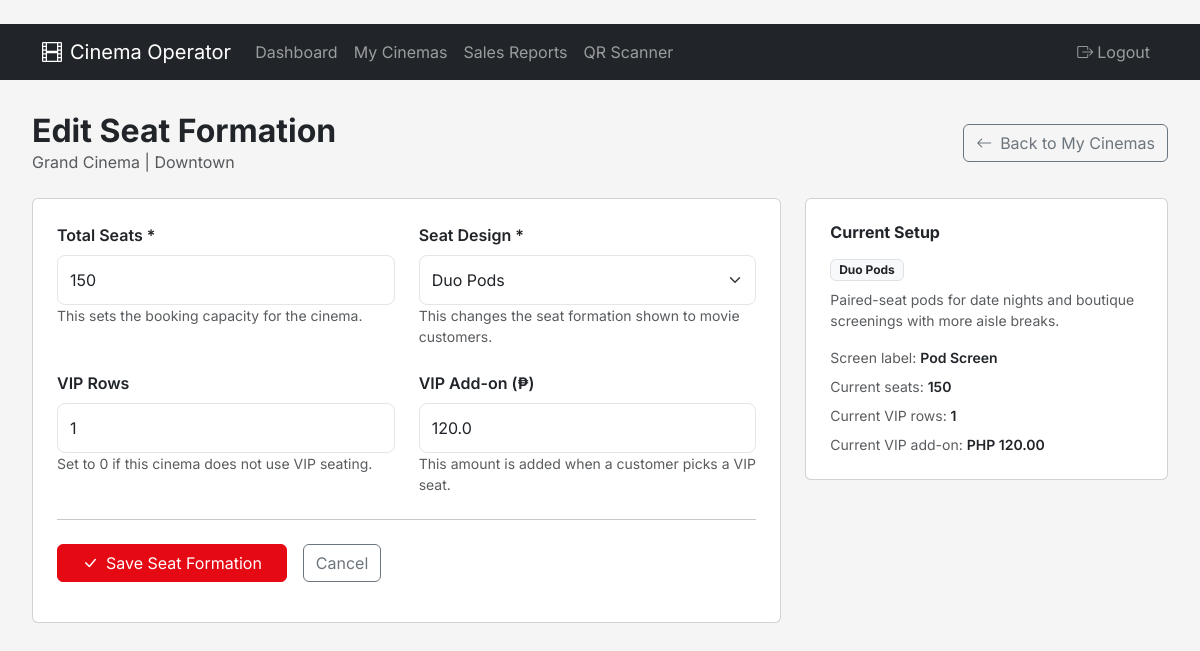
The page /cinema-operator/cinemas/1/edit (signed in) on the database its author committed.
### flask_app/app.py (models this page shows)
class Cinema(db.Model):
    id = db.Column(db.Integer, primary_key=True)
    name = db.Column(db.String(100), nullable=False)
    location = db.Column(db.String(200))
    total_seats = db.Column(db.Integer, default=100)
    operator_id = db.Column(db.Integer, db.ForeignKey('user.id'), nullable=True)
    image = db.Column(db.String(255))  # for picture
    seat_layout_style = db.Column(db.String(40), default=DEFAULT_CINEMA_LAYOUT_STYLE, nullable=False)
    vip_rows = db.Column(db.Integer, default=DEFAULT_CINEMA_VIP_ROWS)
    vip_surcharge = db.Column(db.Float, default=DEFAULT_CINEMA_VIP_SURCHARGE)
    showtimes = db.relationship('Showtime', backref='cinema', lazy=True, cascade='all, delete-orphan')
    operator = db.relationship('User', foreign_keys=[operator_id], backref='cinemas')

### flask_app/app.py (the view, shortened to what this page needs)
@app.route('/cinema-operator/cinemas/<int:cinema_id>/edit', methods=['GET', 'POST'])
@login_required
@cinema_operator_required
def cinema_operator_edit_cinema(cinema_id):
    cinema = Cinema.query.get_or_404(cinema_id)
    if not current_user.is_admin and cinema.operator_id != current_user.id:
        flash('You can only manage seat formation for cinemas assigned to you.', 'error')
        return redirect(url_for('cinema_operator_cinemas'))
    return render_template('cinema_operator/edit_cinema.html', cinema=cinema)

### flask_app/app.py (called while the page is built)
@app.after_request
def add_no_cache_headers(response):
    if request.endpoint != 'static':
        response.headers['Cache-Control'] = 'no-store, no-cache, must-revalidate, private, max-age=0'
        response.headers['Pragma'] = 'no-cache'
        response.headers['Expires'] = '0'
    return response

@login_manager.user_loader
def load_user(user_id):
    return User.query.get(int(user_id))

def cinema_operator_required(f):
    @wraps(f)
    def decorated_function(*args, **kwargs):
        if not current_user.is_authenticated or not (current_user.is_admin or current_user.is_cinema_operator):
            flash('You need cinema operator access for this action.', 'error')
            return redirect(url_for('index'))
        return f(*args, **kwargs)
    return decorated_function

### flask_app/templates/cinema_operator/edit_cinema.html (shortened to what this page needs)
{% extends 'cinema_operator/base.html' %}
{% block operator_content %}
<div class="d-flex justify-content-between align-items-center mb-4 flex-wrap gap-3">
    <div>
        <h2 class="fw-bold mb-0">Edit Seat Formation</h2>
        <div class="text-muted">{{ cinema.name }}{% if cinema.location %} | {{ cinema.location }}{% endif %}</div>
    </div>
    <a href="{{ url_for('cinema_operator_cinemas') }}" class="btn btn-outline-secondary">
        <i class="bi bi-arrow-left me-2"></i>Back to My Cinemas
    </a>
</div>
<div class="row g-4">
    <div class="col-lg-8">
        <div class="card">
            <div class="card-body p-4">
                <form method="POST" action="{{ url_for('cinema_operator_edit_cinema', cinema_id=cinema.id) }}">
                    <div class="row g-4">
                        <div class="col-md-6">
                            <label class="form-label fw-semibold">Total Seats *</label>
                            <input
                                type="number"
                                class="form-control"
                                name="total_seats"
                                value="{{ cinema.total_seats }}"
                                min="1"
                                required
                            >
                            <small class="text-muted">This sets the booking capacity for the cinema.</small>
                        </div>
                        <div class="col-md-6">
                            <label class="form-label fw-semibold">Seat Design *</label>
                            <select class="form-select" name="seat_layout_style" required>
                                {% for layout_key, layout_config in cinema_layout_presets.items() %}
                                    <option value="{{ layout_key }}" {% if layout_key == (cinema.seat_layout_style or 'classic') %}selected{% endif %}>
                                        {{ layout_config['label'] }}
                                    </option>
                                {% endfor %}
                            </select>
                            <small class="text-muted">This changes the seat formation shown to movie customers.</small>
                        </div>
                        <div class="col-md-6">
                            <label class="form-label fw-semibold">VIP Rows</label>
                            <input
                                type="number"
                                class="form-control"
                                name="vip_rows"
                                min="0"
                                value="{{ cinema.vip_rows or 0 }}"
                            >
                            <small class="text-muted">Set to 0 if this cinema does not use VIP seating.</small>
                        </div>
                        <div class="col-md-6">
                            <label class="form-label fw-semibold">VIP Add-on (&#8369;)</label>
                            <input
                                type="number"
                                class="form-control"
                                name="vip_surcharge"
                                min="0"
                                step="0.01"
                                value="{{ cinema.vip_surcharge or 0 }}"
                            >
                            <small class="text-muted">This amount is added when a customer picks a VIP seat.</small>
                        </div>
                    </div>
                    <hr class="my-4">
                    <div class="d-flex gap-3">
                        <button type="submit" class="btn btn-primary px-4">
                            <i class="bi bi-check-lg me-2"></i>Save Seat Formation
                        </button>
                        <a href="{{ url_for('cinema_operator_cinemas') }}" class="btn btn-outline-secondary">
                            Cancel
                        </a>
                    </div>
                </form>
            </div>
        </div>
    </div>
    <div class="col-lg-4">
        <div class="card">
            <div class="card-body p-4">
                {% set layout_meta = cinema_layout_presets.get(cinema.seat_layout_style or 'classic', cinema_layout_presets['classic']) %}
                <h6 class="fw-bold mb-3">Current Setup</h6>
                <div class="mb-2">
                    <span class="badge text-dark border bg-light">{{ layout_meta['label'] }}</span>
                </div>
                <p class="text-muted small mb-3">{{ layout_meta['description'] }}</p>
                <div class="small text-muted mb-2">Screen label: <span class="fw-semibold text-dark">{{ layout_meta['screen_label'] }}</span></div>
                <div class="small text-muted mb-2">Current seats: <span class="fw-semibold text-dark">{{ cinema.total_seats }}</span></div>
                <div class="small text-muted mb-2">Current VIP rows: <span class="fw-semibold text-dark">{{ cinema.vip_rows or 0 }}</span></div>
                <div class="small text-muted">Current VIP add-on: <span class="fw-semibold text-dark">PHP {{ "%.2f"|format(cinema.vip_surcharge or 0) }}</span></div>
            </div>
        </div>
    </div>
</div>
{% endblock %}

### flask_app/templates/cinema_operator/base.html (style rules this page uses)
:root { --primary: #E50914; --primary-dark: #B20710; --secondary: #0A84FF; --dark: #141414; --dark-lighter: #1F1F1F; --gray-100: #F5F5F5; --gray-200: #E5E5E5; --gray-600: #6B7280; --success: #22C55E; }
body { font-family: 'Inter', sans-serif; background: var(--gray-100); }
.btn-primary { background: var(--primary); border-color: var(--primary); }
.form-control, .form-select { border-radius: 8px; border: 1px solid var(--gray-200); padding: 0.75rem; }

### rows shown on the page
Cinema: name "Grand Cinema", location "Downtown", total_seats "150", seat_layout_style "Duo Pods", vip_rows "1", vip_surcharge "120.0", vip_surcharge "120.00"

### other values the page prints
{{ layout_meta['label'] }} "Duo Pods"
{{ layout_meta['description'] }} "Paired-seat pods for date nights and boutique screenings with more aisle breaks."
{{ layout_meta['screen_label'] }} "Pod Screen"
